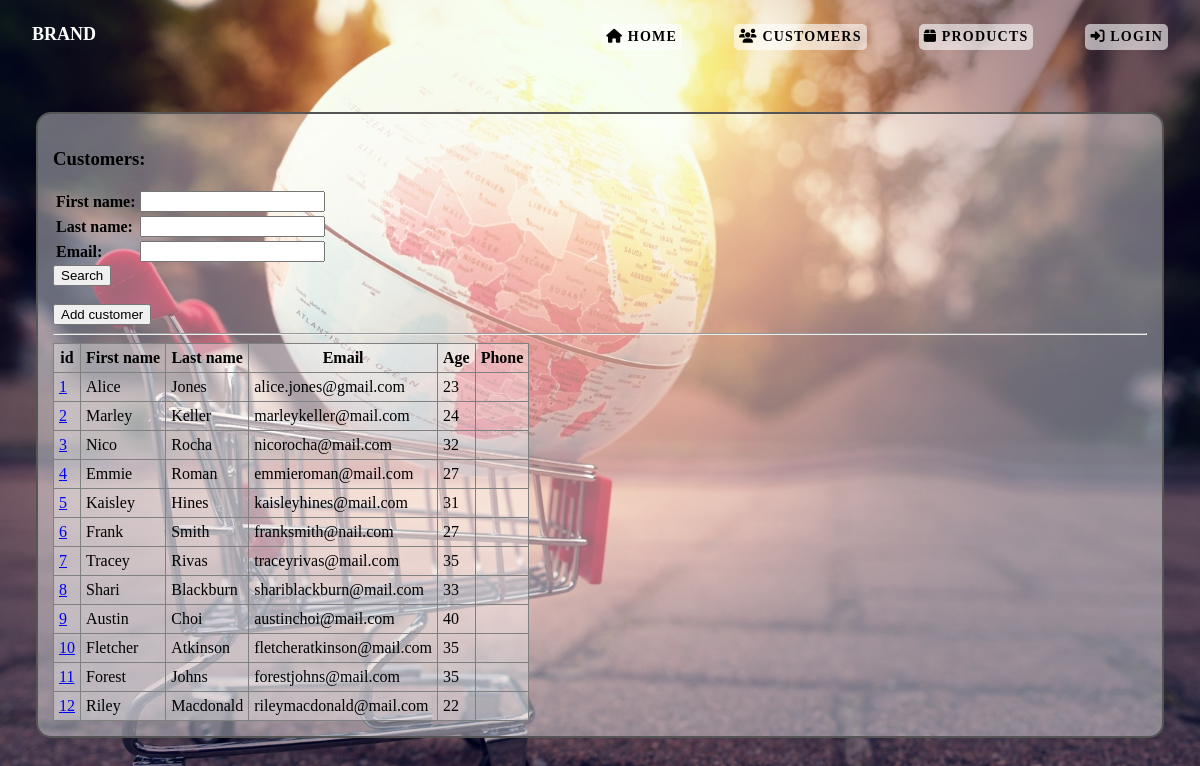
Page /shopping/customers on the committed database.
### shopping/models.py (models this page shows, shortened)
class Customer(models.Model):
    first_name = models.CharField(max_length=200)
    last_name = models.CharField(max_length=200)
    email = models.EmailField(max_length=200, unique=True)
    age = models.IntegerField(validators=[MinValueValidator(18), MaxValueValidator(100)])
    phone_number = models.CharField(max_length=200, blank=True, null=True)
    user = models.OneToOneField(User, on_delete=models.SET_NULL, null=True, blank=True)

### shopping/views.py (the view, shortened to what this page needs)
# urls.py: path("customers", views.get_customers, name="customer_list"),
def get_customers(request):
    customers = Customer.objects.all()
    form = CustomerForm(request.GET or None)
    context = {
        'form': form,
        'customers': customers
    }
    return render(request, 'shopping/customers.html', context)

### shopping/forms.py
class CustomerForm(forms.Form):
    first_name = forms.CharField(max_length=10, required=True)
    last_name = forms.CharField(max_length=20, required=False)
    email = forms.EmailField(max_length=200, required=False)

### shopping/templates/shopping/customers.html (shortened to what this page needs)
{% load static %}
<!DOCTYPE html>
<html lang="en">
    <head>
        <link rel="stylesheet" type="text/css" href="{% static 'css/master.css' %}">
        <link rel="stylesheet" href="https://cdnjs.cloudflare.com/ajax/libs/font-awesome/6.5.0/css/all.min.css">
    </head>
    <body>
        {% include "shopping/header.html" %}
        <main>
            <h3>Customers:</h3>
            <form method="get">
            <table class="search">
                {{ form.as_table }}
            </table>
                <input type="submit" value="Search">
            </form>
            <br>
            <a href="{% url 'add_customer' %}"><button>Add customer</button></a>
            <hr>
            {% if customers %}
            <table class="customers">
                <tr>
                    <th>id</th>
                    <th>First name</th>
                    <th>Last name</th>
                    <th>Email</th>
                    <th>Age</th>
                    <th>Phone</th>
                </tr>
                {% for customer in customers %}
                    <tr>
                        <td><a href="{% url 'customer_details' customer_id=customer.id %}">{{ customer.id }}</a></td>
                        <td>{{ customer.first_name }}</td>
                        <td>{{ customer.last_name }}</td>
                        <td>{{ customer.email }}</td>
                        <td>{{ customer.age }}</td>
                        <td>{{ customer.phone }}</td>
                    </tr>
                {% endfor %}
            </table>
            {% else %}
            <p>No customer.</p>
            {% endif %}
    </body>
</html>

### shopping/static/css/master.css (style rules this page uses)
* { box-sizing: border-box; }
html { margin: 0; padding: 0; width: 100%; height: 100vh; }
body { margin: 0; padding: 0; width: 100%; height: 100vh; font-family: Poppins; font-weight: 400; background: url(../images/shopping.jpg); background-position: center; background-size: cover; background-repeat: no-repeat; background-attachment: fixed; }
main { margin: 8% 3%; padding: 15px; background-color: rgba(255,255,255,0.4); border: 2px solid #555; border-radius: 15px; }
.customers, .customers th, .customers td, .product, .product th, .product td { border: 1px solid grey; border-collapse: collapse; padding: 5px; background-color: rgba(255,255,255,0.2); }
.search th, .add th { text-align: left; }

### rows in the picture
Customer: id "1", first_name "Alice", last_name "Jones", email "alice.jones@gmail.com", age "23"
Customer: id "2", first_name "Marley", last_name "Keller", email "marleykeller@mail.com", age "24"
Customer: id "3", first_name "Nico", last_name "Rocha", email "nicorocha@mail.com", age "32"
Customer: id "4", first_name "Emmie", last_name "Roman", email "emmieroman@mail.com", age "27"
Customer: id "5", first_name "Kaisley", last_name "Hines", email "kaisleyhines@mail.com", age "31"
Customer: id "6", first_name "Frank", last_name "Smith", email "franksmith@nail.com", age "27"
Customer: id "7", first_name "Tracey", last_name "Rivas", email "traceyrivas@mail.com", age "35"
Customer: id "8", first_name "Shari", last_name "Blackburn", email "shariblackburn@mail.com", age "33"
Customer: id "9", first_name "Austin", last_name "Choi", email "austinchoi@mail.com", age "40"
Customer: id "10", first_name "Fletcher", last_name "Atkinson", email "fletcheratkinson@mail.com", age "35"
Customer: id "11", first_name "Forest", last_name "Johns", email "forestjohns@mail.com", age "35"
Customer: id "12", first_name "Riley", last_name "Macdonald", email "rileymacdonald@mail.com", age "22"
